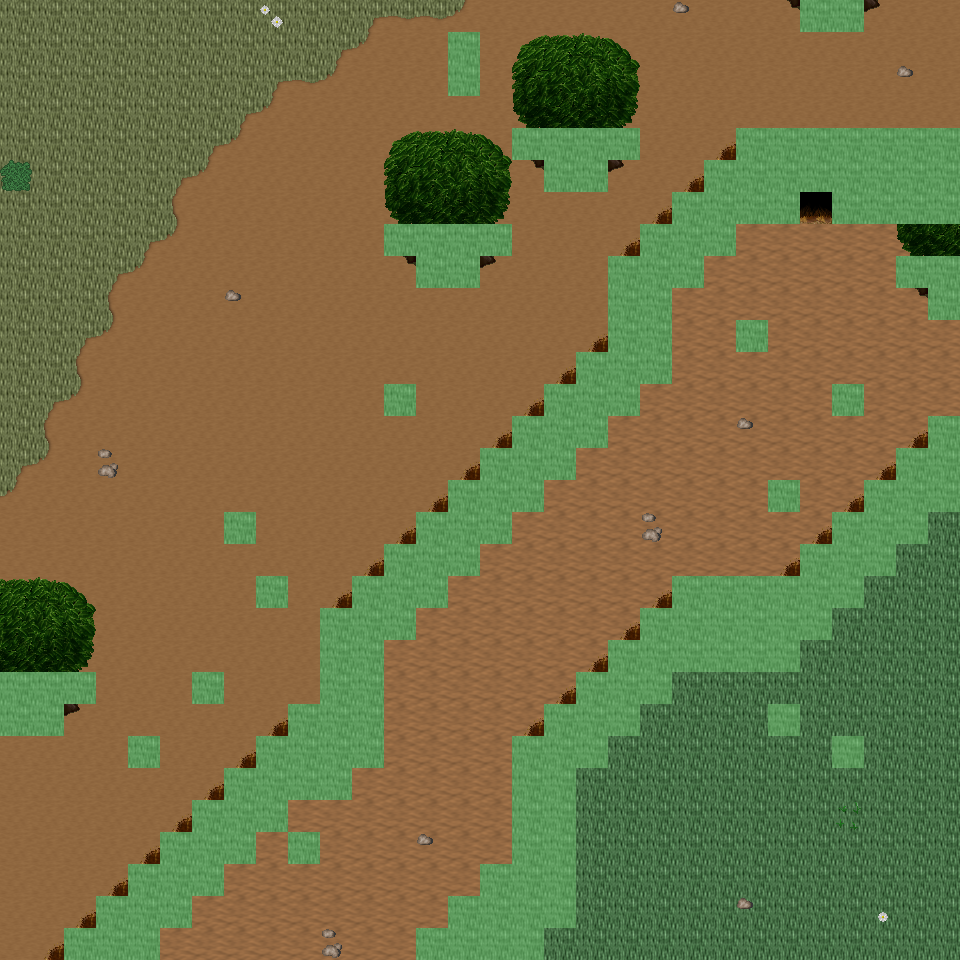

A 2D game scene composited from a Tiled map and its tileset images. What follows is a short description and the map's XML, with each tile layer's data collapsed to a summary:
An orthogonal 30x30 tile map with 32x32 px tiles, 6 tile layers (Ground, Object, Object2, Above, ...), 23 tilesets and 11 objects (11x mapExit).

<map version="1.0" orientation="orthogonal" renderorder="right-down" width="30" height="30" tilewidth="32" tileheight="32" nextobjectid="12">
  <tileset firstgid="1" name="tileset_ground_ground" tilewidth="32" tileheight="32" tilecount="33" columns="3">
    <image source="../drawable/tileset_ground_ground.png" width="96" height="352" />
  </tileset>
  <tileset firstgid="34" name="tileset_ground_ridge_earth_dark" tilewidth="32" tileheight="32" tilecount="96" columns="12">
    <image source="../drawable/tileset_ground_ridge_earth_dark.png" width="384" height="256" />
  </tileset>
  <tileset firstgid="130" name="tileset_plant_flower_daisy_white" tilewidth="32" tileheight="32" tilecount="8" columns="2">
    <image source="../drawable/tileset_plant_flower_daisy_white.png" width="64" height="128" />
  </tileset>
  <tileset firstgid="138" name="tileset_plant_grasses" tilewidth="32" tileheight="32" tilecount="6" columns="3">
    <image source="../drawable/tileset_plant_grasses.png" width="96" height="64" />
  </tileset>
  <tileset firstgid="144" name="tileset_plant_tree_tree_fluffy" tilewidth="32" tileheight="32" tilecount="12" columns="4">
    <image source="../drawable/tileset_plant_tree_tree_fluffy.png" width="128" height="96" />
  </tileset>
  <tileset firstgid="156" name="tileset_plant_bush_bushes" tilewidth="32" tileheight="32" tilecount="10" columns="5">
    <image source="../drawable/tileset_plant_bush_bushes.png" width="160" height="64" />
  </tileset>
  <tileset firstgid="166" name="tileset_logic_portal" tilewidth="32" tileheight="32" tilecount="24" columns="8">
    <image source="../drawable/tileset_logic_portal.png" width="256" height="96" />
  </tileset>
  <tileset firstgid="190" name="tileset_logic_collision" tilewidth="32" tileheight="32" tilecount="1" columns="1">
    <image source="../drawable/tileset_logic_collision.png" width="32" height="32" />
  </tileset>
  <tileset firstgid="191" name="tileset_logic_creature_animal" tilewidth="32" tileheight="32" tilecount="32" columns="8">
    <image source="../drawable/tileset_logic_creature_animal.png" width="256" height="128" />
  </tileset>
  <tileset firstgid="223" name="tileset_ground_dry_grass" tilewidth="32" tileheight="32" tilecount="54" columns="9">
    <image source="../drawable/tileset_ground_dry_grass.png" width="288" height="192" />
  </tileset>
  <tileset firstgid="277" name="tileset_ground_earth_edges" tilewidth="32" tileheight="32" tilecount="18" columns="6">
    <image source="../drawable/tileset_ground_earth_edges.png" width="192" height="96" />
  </tileset>
  <tileset firstgid="295" name="tileset_ground_grass_corners" tilewidth="32" tileheight="32" tilecount="24" columns="6">
    <image source="../drawable/tileset_ground_grass_corners.png" width="192" height="128" />
  </tileset>
  <tileset firstgid="319" name="tileset_plant_tree_evergreen" tilewidth="32" tileheight="32" tilecount="36" columns="3">
    <image source="../drawable/tileset_plant_tree_evergreen.png" width="96" height="384" />
  </tileset>
  <tileset firstgid="355" name="tileset_plant_tree_tree_darkgreen" tilewidth="32" tileheight="32" tilecount="88" columns="8">
    <image source="../drawable/tileset_plant_tree_tree_darkgreen.png" width="256" height="352" />
  </tileset>
  <tileset firstgid="443" name="tileset_building_decoration_rocks" tilewidth="32" tileheight="32" tilecount="6" columns="3">
    <image source="../drawable/tileset_building_decoration_rocks.png" width="96" height="64" />
  </tileset>
  <tileset firstgid="449" name="tileset_plant_stump_stump_pale_brown" tilewidth="32" tileheight="32" tilecount="4" columns="2">
    <image source="../drawable/tileset_plant_stump_stump_pale_brown.png" width="64" height="64" />
  </tileset>
  <tileset firstgid="453" name="tileset_plant_stump_int_small_stump_2" tilewidth="32" tileheight="32" tilecount="1" columns="1">
    <image source="../drawable/tileset_plant_stump_int_small_stump_2.png" width="32" height="32" />
  </tileset>
  <tileset firstgid="454" name="tileset_ground_rock_pebbles" tilewidth="32" tileheight="32" tilecount="3" columns="1">
    <image source="../drawable/tileset_ground_rock_pebbles.png" width="32" height="96" />
  </tileset>
  <tileset firstgid="457" name="tileset_plant_bush_bush_mult_colored" tilewidth="32" tileheight="32" tilecount="6" columns="3">
    <image source="../drawable/tileset_plant_bush_bush_mult_colored.png" width="96" height="64" />
  </tileset>
  <tileset firstgid="463" name="tileset_plant_tree_umbrella_thorn" tilewidth="32" tileheight="32" tilecount="18" columns="6">
    <image source="../drawable/tileset_plant_tree_umbrella_thorn.png" width="192" height="96" />
  </tileset>
  <tileset firstgid="481" name="tileset_logic_item_fruits" tilewidth="32" tileheight="32" tilecount="16" columns="8">
    <image source="../drawable/tileset_logic_item_fruits.png" width="256" height="64" />
  </tileset>
  <tileset firstgid="497" name="tileset_building_house_3" tilewidth="32" tileheight="32" tilecount="48" columns="6">
    <image source="../drawable/tileset_building_house_3.png" width="192" height="256" />
  </tileset>
  <tileset firstgid="545" name="tileset_logic_creature_mutant" tilewidth="32" tileheight="32" tilecount="7" columns="7">
    <image source="../drawable/tileset_logic_creature_mutant.png" width="224" height="32" />
  </tileset>
  <layer name="Ground" width="30" height="30">
    <data>[900 cells, 900 non-empty, 4 distinct tile ids]</data>
  </layer>
  <layer name="Object" width="30" height="30">
    <data>[900 cells, 257 non-empty, 32 distinct tile ids]</data>
  </layer>
  <layer name="Object2" width="30" height="30">
    <data>[900 cells, 6 non-empty, 6 distinct tile ids]</data>
  </layer>
  <layer name="Above" width="30" height="30">
    <data>[900 cells, 46 non-empty, 14 distinct tile ids]</data>
  </layer>
  <layer name="Above2" width="30" height="30">
    <data>[900 cells, 0 non-empty, 0 distinct tile ids]</data>
  </layer>
  <layer name="Walkable" width="30" height="30">
    <data>[900 cells, 181 non-empty, 1 distinct tile ids]</data>
  </layer>
  <objectgroup name="MapEvents">
    <object id="1" name="north" type="mapExit" x="0" y="0" width="800" height="32">
      <properties>
        <property name="map" value="level_0_x156_y25" />
        <property name="x" value="0" />
        <property name="y" value="28" />
      </properties>
    </object>
    <object id="2" name="north2" type="mapExit" x="864" y="0" width="96" height="32">
      <properties>
        <property name="map" value="level_0_x156_y25" />
        <property name="x" value="27" />
        <property name="y" value="28" />
      </properties>
    </object>
    <object id="3" name="south" type="mapExit" x="0" y="928" width="64" height="32">
      <properties>
        <property name="map" value="level_0_x156_y27" />
        <property name="x" value="0" />
        <property name="y" value="1" />
      </properties>
    </object>
    <object id="4" name="south2" type="mapExit" x="160" y="928" width="256" height="32">
      <properties>
        <property name="map" value="level_0_x156_y27" />
        <property name="x" value="5" />
        <property name="y" value="1" />
      </properties>
    </object>
    <object id="5" name="south3" type="mapExit" x="544" y="928" width="416" height="32">
      <properties>
        <property name="map" value="level_0_x156_y27" />
        <property name="x" value="17" />
        <property name="y" value="1" />
      </properties>
    </object>
    <object id="6" name="west" type="mapExit" x="0" y="0" width="32" height="672">
      <properties>
        <property name="map" value="level_0_x155_y26" />
        <property name="x" value="28" />
        <property name="y" value="0" />
      </properties>
    </object>
    </objectgroup>
</map>
<!-- 5 of 11 objects omitted -->
